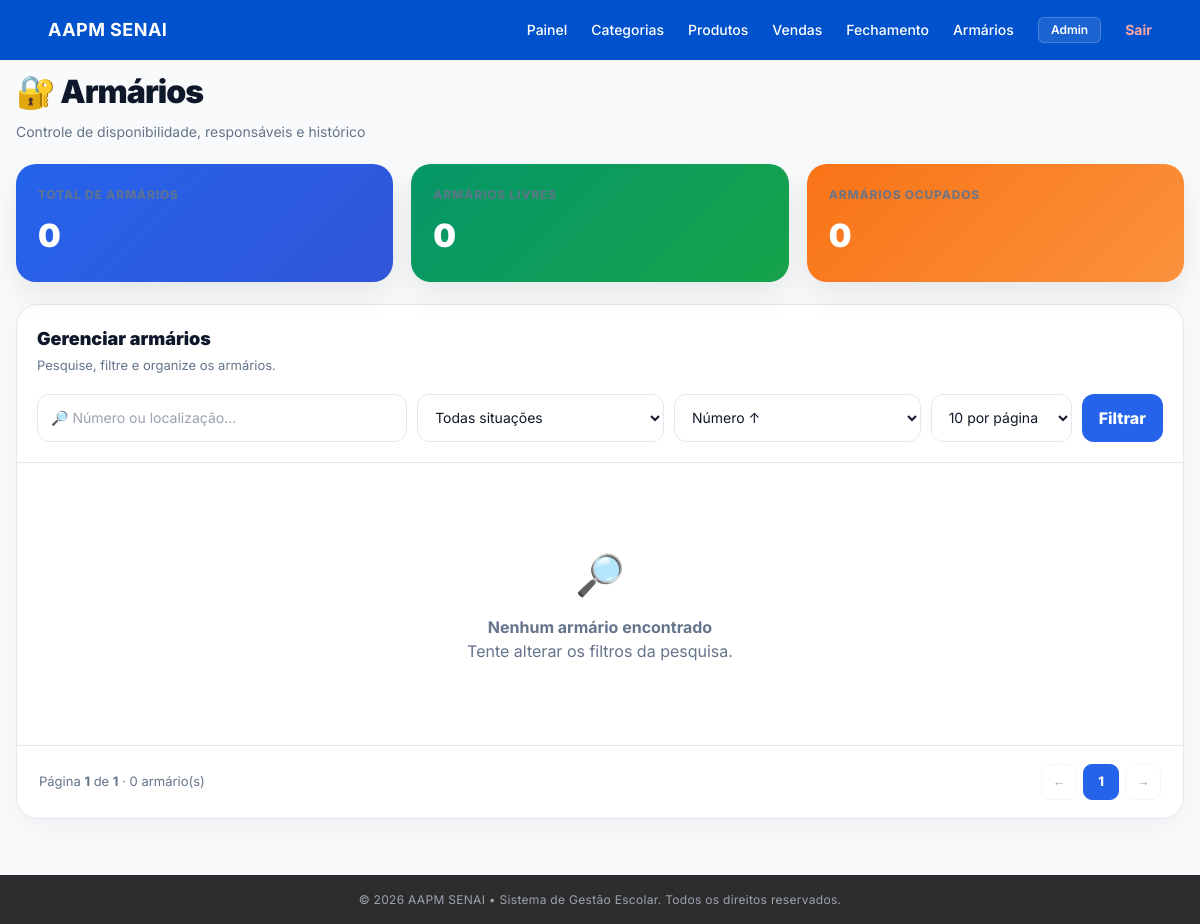
The app's page /armarios/ (signed in), older data.
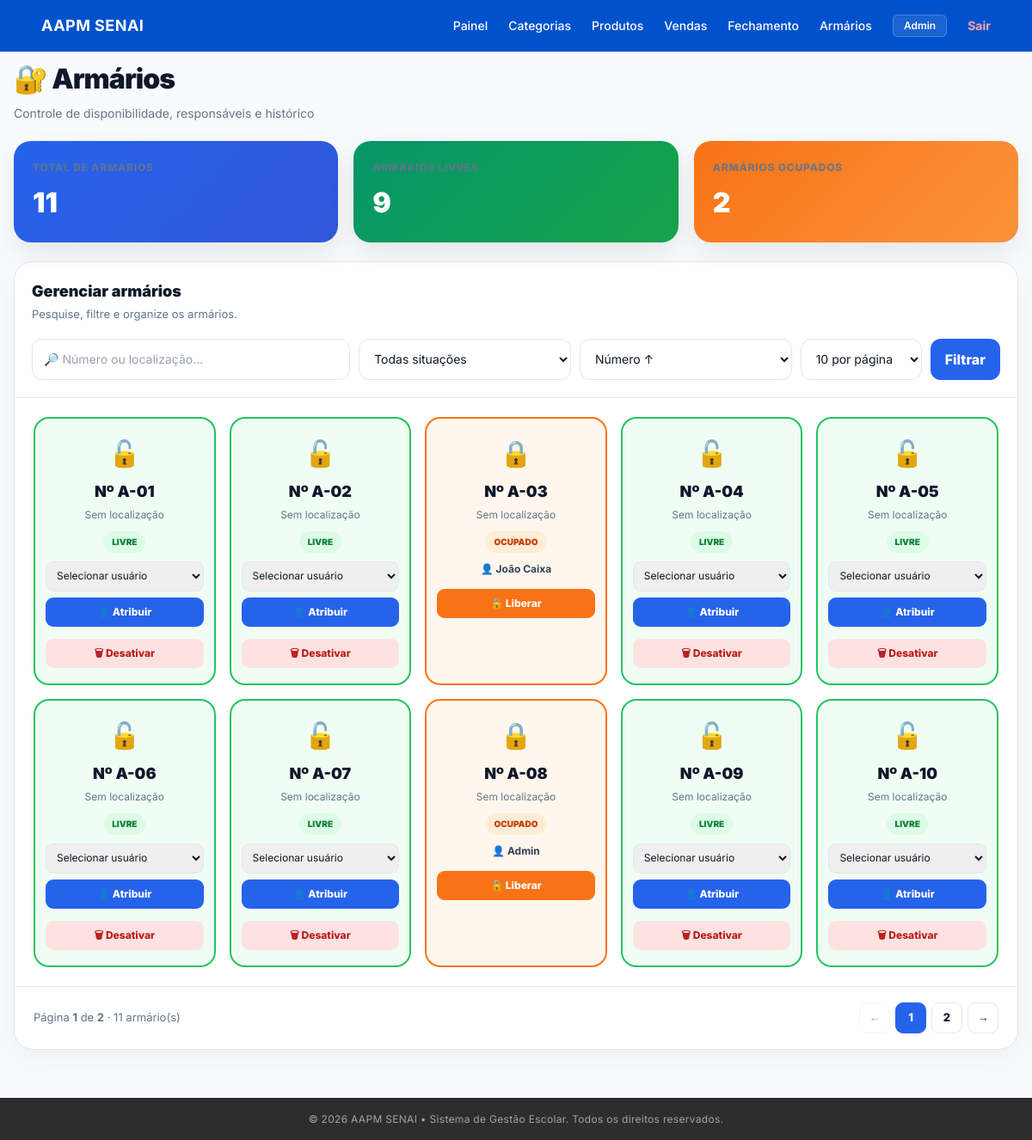
The same page, newer data.
### app/models/armario_model.py (models this page shows)
class Armario(Base):
    __tablename__ = "armarios"
    id           = Column(Integer, primary_key=True, autoincrement=True, index=True)
    numero       = Column(String(20), nullable=False, unique=True, index=True)
    localizacao  = Column(String(100), nullable=True)
    ocupado      = Column(Boolean, default=False)
    ativo        = Column(Boolean, default=True)
    usuario_id   = Column(Integer, ForeignKey("usuarios.id", ondelete="SET NULL"), nullable=True)
    usuario      = relationship("Usuario", foreign_keys=[usuario_id])
    atribuido_em = Column(DateTime, nullable=True)
    criado_em    = Column(DateTime, server_default=func.now())
    historico    = relationship("ArmarioHistorico", back_populates="armario", cascade="all, delete-orphan")

### app/models/user_model.py (models this page shows)
class Usuario(Base):
    __tablename__ = "usuarios"
    id = Column(
        Integer,
        primary_key=True,
        autoincrement=True
    )
    nome = Column(
        String(100),
        nullable=False
    )
    email = Column(
        String(150),
        unique=True,
        nullable=False
    )
    hashed_password = Column(
        String(255),
        nullable=False
    )
    role = Column(
        String(20),
        default="operador"
    )
    ativo = Column(
        Boolean,
        default=True
    )
    criado_em = Column(
        DateTime,
        server_default=func.now()
    )

### app/controllers/armario_controller.py (the view)
@router.get("/")
def listar(
    request: Request,
    busca: str = "",
    situacao: str = "",
    ordenar: str = "numero_asc",
    pagina: int = 1,
    por_pagina: int = 10,
    payload=Depends(get_current_user),
    db: Session = Depends(get_db)
):
    usuario = _obj(payload)
    if pagina < 1:
        pagina = 1
    if por_pagina not in [5, 10, 20, 50]:
        por_pagina = 10
    query = (
        db.query(Armario)
        .filter(Armario.ativo == True)
    )
    if busca:
        query = query.filter(
            or_(
                Armario.numero.ilike(f"%{busca}%"),
                Armario.localizacao.ilike(f"%{busca}%")
            )
        )
    if situacao == "livre":
        query = query.filter(
            Armario.ocupado == False
        )
    elif situacao == "ocupado":
        query = query.filter(
            Armario.ocupado == True
        )
    if ordenar == "numero_desc":
        query = query.order_by(
            Armario.numero.desc()
        )
    elif ordenar == "localizacao":
        query = query.order_by(
            Armario.localizacao.asc()
        )
    elif ordenar == "ocupados":
        query = query.order_by(
            Armario.ocupado.desc(),
            Armario.numero.asc()
        )
    elif ordenar == "livres":
        query = query.order_by(
            Armario.ocupado.asc(),
            Armario.numero.asc()
        )
    else:
        query = query.order_by(
            Armario.numero.asc()
        )
    total_armarios = query.count()
    total_paginas = max(
        1,
        (total_armarios + por_pagina - 1)
        // por_pagina
    )
    if pagina > total_paginas:
        pagina = total_paginas
    offset = (pagina - 1) * por_pagina
    armarios = (
        query
        .offset(offset)
        .limit(por_pagina)
        .all()
    )
    usuarios = (
        db.query(Usuario)
        .filter(
            Usuario.ativo == True
        )
        .order_by(
            Usuario.nome.asc()
        )
        .all()
    )
    total = (
        db.query(Armario)
        .filter(
            Armario.ativo == True
        )
        .count()
    )
    ocupados = (
        db.query(Armario)
        .filter(
            Armario.ativo == True,
            Armario.ocupado == True
        )
        .count()
    )
    livres = total - ocupados
    return templates.TemplateResponse(
        request=request,
        name="armarios/index.html",
        context={
            "request": request,
            "usuario": usuario,
            "armarios": armarios,
            "usuarios": usuarios,
            "total": total,
            "ocupados": ocupados,
            "livres": livres,
            "pagina": pagina,
            "por_pagina": por_pagina,
            "total_armarios": total_armarios,
            "total_paginas": total_paginas,
            "busca": busca,
            "situacao": situacao,
            "ordenar": ordenar,
        }
    )

### app/templates/armarios/index.html (shortened to what the changed rows need)
{% extends "base.html" %}
{% block conteudo %}
<div class="wrapper">
    <div class="stats">
        <div class="stat blue">
            <div class="stat-label">
            </div>
            <div class="stat-number">
                {{ total }}
            </div>
        </div>
        <div class="stat green">
            <div class="stat-label">
            </div>
            <div class="stat-number">
                {{ livres }}
            </div>
        </div>
        <div class="stat orange">
            <div class="stat-label">
                Armários ocupados
            </div>
            <div class="stat-number">
                {{ ocupados }}
            </div>
        </div>
    </div>
    <div class="panel">
        <div class="armarios">
            {% for a in armarios %}
            <div class="armario {% if a.ocupado %}ocupado{% else %}livre{% endif %}">
                <div class="armario-icon">
                    {% if a.ocupado %}
                        🔒
                    {% else %}
                        🔓
                    {% endif %}
                </div>
                <div class="armario-numero">
                    Nº {{ a.numero }}
                </div>
                <div class="armario-local">
                    {% if a.localizacao %}
                        📍 {{ a.localizacao }}
                    {% else %}
                        Sem localização
                    {% endif %}
                </div>
                {% if a.ocupado %}
                    <div class="status ocupado">
                        OCUPADO
                    </div>
                    <div class="responsavel">
                        👤
                        {% if a.usuario %}
                            {{ a.usuario.nome }}
                        {% else %}
                            Sem responsável
                        {% endif %}
                    </div>
                    <div class="armario-actions">
                        <form
                            action="/armarios/{{ a.id }}/liberar"
                            method="post"
                        >
                            <button
                                class="small-btn release"
                                type="submit"
                                onclick="return confirm('Liberar este armário?')"
                            >
                                🔓 Liberar
                            </button>
                        </form>
                    </div>
                {% else %}
                    <div class="status livre">
                        LIVRE
                    </div>
                    <form
                        class="assign-form"
                        action="/armarios/{{ a.id }}/atribuir"
                        method="post"
                    >
                        <select name="usuario_id" required>
                            <option value="">
                                Selecionar usuário
                            </option>
                        </select>
                        <button
                            class="small-btn assign"
                            type="submit"
                        >
                            👤 Atribuir
                        </button>
                    </form>
                <div class="armario-actions">
                    <form
                        action="/armarios/{{ a.id }}/desativar"
                        method="post"
                    >
                        <button
                            class="small-btn disable"
                            type="submit"
                            onclick="return confirm('Desativar este armário?')"
                        >
                            🗑 Desativar
                        </button>
                    </form>
                </div>
                {% endif %}
            </div>
            {% else %}
            <div class="empty">
                <div class="empty-icon">
                    🔎
                </div>
                <strong>Nenhum armário encontrado</strong>
                <div>
                    Tente alterar os filtros da pesquisa.
                </div>
            </div>
            {% endfor %}
        </div>
        <div class="pagination">
            <div class="pagination-info">
                Página <strong>{{ pagina }}</strong>
                de <strong>{{ total_paginas }}</strong>
                · {{ total_armarios }} armário(s)
            </div>
            <div class="pages">
                {% if pagina > 1 %}
                <a
                    class="page"
                    href="/armarios/?pagina={{ pagina - 1 }}&por_pagina={{ por_pagina }}&busca={{ busca }}&situacao={{ situacao }}&ordenar={{ ordenar }}"
                >
                    ←
                </a>
                {% else %}
                <span class="page disabled">
                    ←
                </span>
                {% endif %}
                {% for p in range(1, total_paginas + 1) %}
                    {% if p == pagina %}
                    <span class="page active">
                        {{ p }}
                    </span>
                    {% else %}
                    <a
                        class="page"
                        href="/armarios/?pagina={{ p }}&por_pagina={{ por_pagina }}&busca={{ busca }}&situacao={{ situacao }}&ordenar={{ ordenar }}"
                    >
                        {{ p }}
                    </a>
                    {% endif %}
                {% endfor %}
                {% if pagina < total_paginas %}
                <a
                    class="page"
                    href="/armarios/?pagina={{ pagina + 1 }}&por_pagina={{ por_pagina }}&busca={{ busca }}&situacao={{ situacao }}&ordenar={{ ordenar }}"
                >
                    →
                </a>
                {% else %}
                <span class="page disabled">
                    →
                </span>
                {% endif %}
            </div>
        </div>
    </div>
</div>
{% endblock %}

Row changes from the older to the newer data that the page shows:
added Armario: numero "A-01", shows "Sem localização"
added Armario: numero "A-02", shows "Sem localização"
added Armario: numero "A-03", shows "Sem localização", usuario.nome "João Caixa", ocupado True (drawn)
added Armario: numero "A-04", shows "Sem localização"
added Armario: numero "A-05", shows "Sem localização"
added Armario: numero "A-06", shows "Sem localização"
added Armario: numero "A-07", shows "Sem localização"
added Armario: numero "A-08", shows "Sem localização", usuario.nome "Admin", ocupado True (drawn)
added Armario: numero "A-09", shows "Sem localização"
added Armario: numero "A-10", shows "Sem localização"
Text that changed along with them:
{{ total }}: "0" → "11"
{{ livres }}: "0" → "9"
{{ ocupados }}: "0" → "2"
{{ total_paginas }}: "1" → "2"
{{ total_armarios }}: "0" → "11"
new list line: "2"
text no longer shown: "🔎 Nenhum armário encontrado Tente alterar os filtros da pesquisa."
